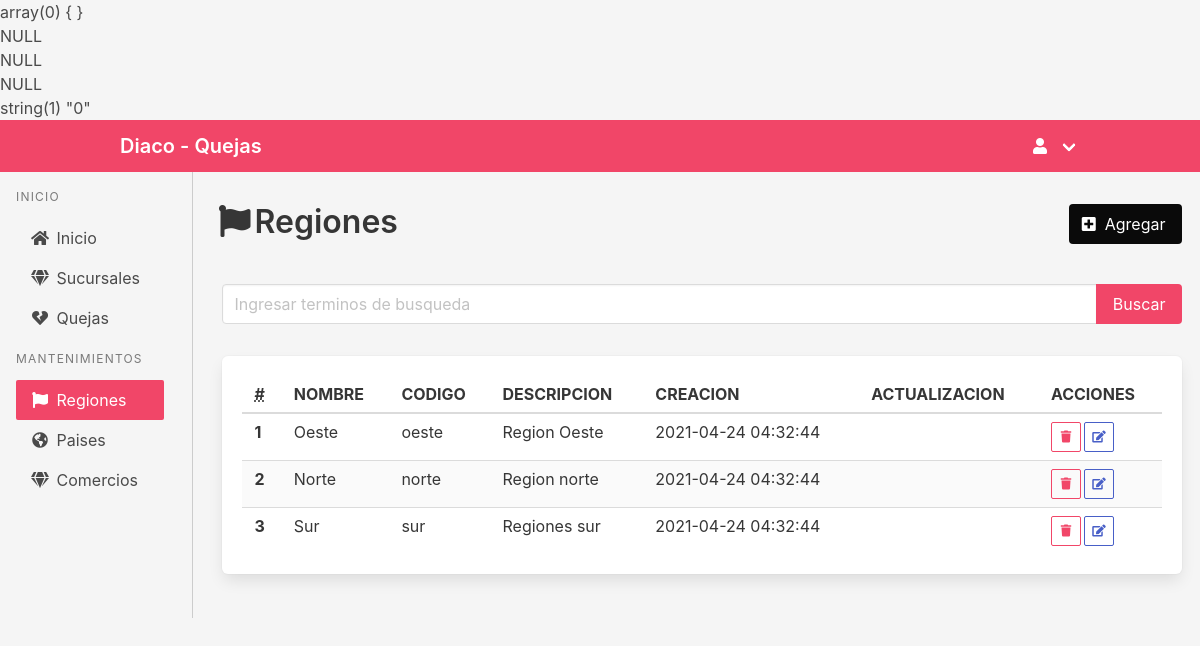
/admin/regiones/index.php, run on the app's committed database.
### tables this page shows
CREATE TABLE `Region` (
  `idRegion` int(11) NOT NULL,
  `nombre` varchar(75) NOT NULL,
  `code` varchar(45) NOT NULL,
  `descripcion` varchar(255) DEFAULT NULL,
  `creacion` timestamp NULL DEFAULT CURRENT_TIMESTAMP,
  `actualizacion` timestamp NULL DEFAULT NULL ON UPDATE CURRENT_TIMESTAMP
);

### modelos/Region.php (called while the page is built, shortened)
<?php
require_once($_SERVER['DOCUMENT_ROOT'] .'/utilidades/DataBase.php');
class Region {
	private $db;
	function __construct(){
		$this->db = new DataBase();
	}
	public function list(){
		$query = 'SELECT * FROM Region ORDER BY idRegion DESC';
		return $this->db->queryResult($query);
	}
}
?>

### utilidades/DataBase.php (called while the page is built, shortened)
<?php
class DataBase{
	private $user="uwq5bha6eudzxzui";
	private $pass="m3IePasyAZZsHJ9EEung";
	private $host="bvvzaqa05oaftfot1xt5-mysql.services.clever-cloud.com";
	private $db="bvvzaqa05oaftfot1xt5";
	private $con;
    function __construct(){
        $this->con = @new \mysqli($this->host,$this->user,$this->pass,$this->db);
    }
    public function queryResult($query){
        if(($result = $this->con->query($query))){
            $res = array();
            while($row = $result->fetch_assoc())
                $res[] = $row;
        }else{
            echo 'No se Pudo Realizar la consulta: ' . $query . " Error: " .$this->con->error;
            exit;
        }
        return $res;
    }
}
?>

### admin/regiones/index.php (the view, shortened to what this page needs)
<?php
include($_SERVER['DOCUMENT_ROOT'] . '/utilidades/Sesion.php');
require_once($_SERVER['DOCUMENT_ROOT'] . '/modelos/Region.php');
if (isset($_POST)) {
    if (isset($_POST["del"]) && $_POST["del"] == "1") {
        $region = new Region();
        $region->id = $_POST["pID"];
        if ($region->delete()) {
            echo '<script>alert("Contacto eliminado Correctamente...");window.location.href = ""; </script>';
        }
    } else {
        $region = new Region();
        if (isset($_GET["busqueda"]) && $_GET["busqueda"] != "") {
            $busqueda = $_GET['busqueda'];
            $lista = $region->busqueda($busqueda);
        } else {
            $lista = $region->list();
        }
    }
} else {
    $region = new Region();
    $lista = $region->list();
}
?>
<!DOCTYPE html>
<html lang="es" style="height: 100%;">
<head>
    <link rel="stylesheet" href="https://cdn.jsdelivr.net/npm/bulma@0.9.2/css/bulma.min.css" />
    <link rel="stylesheet" href="https://cdnjs.cloudflare.com/ajax/libs/font-awesome/5.15.3/css/all.min.css" />
</head>
<body class="has-background-light" style="height: 100%;">
    <?php include('../templates/navbar.php'); ?>
    <div class="columns is-desktop">
        <div class="column  is-2  has-background-light">
            <?php include('../templates/sidenav.php'); ?>
        </div>
        <div class="column is-10 has-background-light" style="border-left: 1px solid #ccc;">
            <div class="container" style="padding: 2em  0;">
                <div class="columns is-desktop">
                    <div class="column is-6 ">
                        <h1 class="title is-3">
                            <span class="icon ">
                                <i class="fas fa-flag"></i>
                            </span>
                            <span>Regiones</span>
                        </h1>
                    </div>
                    <div class="column is-6 " style="text-align:right;">
                        <a href="crear.php" class="button is-black" title="Agregar una region">
                            <span class="icon is-small">
                                <i class="fas fa-plus-square"></i>
                            </span>
                            <span>Agregar</span>
                        </a>
                    </div>
                </div>
                <div class="">
                    <form action="" method="GET" style="padding: 1em 0;">
                        <div class="field has-addons ">
                            <div class="control  is-expanded">
                                <input class="input" type="text" placeholder="Ingresar terminos de busqueda" autofocus name="busqueda" value="<?php echo isset($busqueda) ? $busqueda : ''; ?>" />
                            </div>
                            <div class="control">
                                <input class="button is-danger" value="Buscar" type="submit">
                            </div>
                        </div>
                    </form>
                </div>
                <div class="box">
                    <table class="table is-striped is-hoverable is-fullwidth">
                        <thead>
                            <tr>
                                <th><abbr title="Position">#</abbr></th>
                                <th>NOMBRE</th>
                                <th>CODIGO</th>
                                <th>DESCRIPCION</th>
                                <th>CREACION</th>
                                <th>ACTUALIZACION</th>
                                <th>ACCIONES</th>
                            </tr>
                        </thead>
                        <tbody>
                            <?php if (isset($lista) && count($lista) >  0) { ?>
                                <?php $index = 1;
                                foreach ($lista as $value) { ?>
                                    <tr>
                                        <th>
                                            <?php echo $index; ?>
                                        </th>
                                        <td>
                                            <?php echo $value["nombre"]; ?>
                                        </td>
                                        <td>
                                            <?php echo $value["code"]; ?>
                                        </td>
                                        <td>
                                            <?php echo $value["descripcion"]; ?>
                                        </td>
                                        <td>
                                            <?php echo $value["creacion"]; ?>
                                        </td>
                                        <td>
                                        </td>
                                        <td>
                                            <div class="buttons are-small">
                                                <form method="POST" action="" style="padding-right: .2em; margin-bottom: 0">
                                                    <button class="button is-danger is-outlined" title="Eliminar" type="submit" onclick="return confirm('Esta seguro de eliminar el registro?');">
                                                        <span class="icon is-small ">
                                                            <i class="fas fa-trash"></i>
                                                        </span>
                                                    </button>
                                                </form>
                                                <form method="POST" action="crear.php" style="padding-right: .2em; margin-bottom: 0">
                                                    <button class="button is-link is-outlined" title="Actualizar">
                                                        <span class="icon is-small">
                                                            <i class="fas fa-edit"></i>
                                                        </span></button>
                                                </form>
                                            </div>
                                        </td>
                                    </tr>
                                <?php $index++;
                                } ?>
                            <?php } ?>
                        </tbody>
                    </table>
                </div>
            </div>
        </div>
    </div>
</body>
</html>

### data on the page
region: nombre "Oeste", code "oeste", descripcion "Region Oeste", creacion "2021-04-24 04:32:44"
region: nombre "Norte", code "norte", descripcion "Region norte", creacion "2021-04-24 04:32:44"
region: nombre "Sur", code "sur", descripcion "Regiones sur", creacion "2021-04-24 04:32:44"
